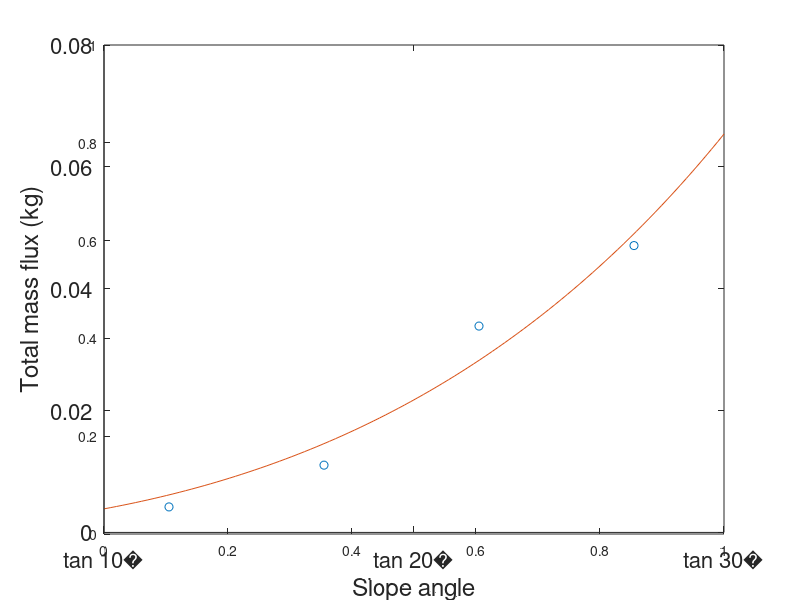

Reproduce this figure in MATLAB. (Note: this script raises an error after producing the figure.)
regolith_length = 0.278; % m;

deg_5_ini = [62.43 64.52 61.76];
deg_5_fin = [68.08 68.95 70.49];

deg_10_ini = [67.59 67.20 68.25];
deg_10_fin = [70.49 70.10 68.57];

deg_15_ini = [76.20 72.15 73.82];
deg_15_fin = [76.19 73.33 74.97];

mean_diff_5 = mean(deg_5_fin - deg_5_ini);
std_diff_5 = std(deg_5_fin - deg_5_ini);
mean_diff_10 = mean(deg_10_fin - deg_10_ini);
std_diff_10 = std(deg_10_fin - deg_10_ini);
mean_diff_15 = mean(deg_15_fin - deg_15_ini);
std_diff_15 = std(deg_15_fin - deg_15_ini);

mass_tran_5 = 0.03 * (regolith_length/2).^2 * sind((mean_diff_5))/2*1070;
mass_tran_10 = 0.03 * (regolith_length/2).^2 * sind((mean_diff_10))/2*1070;
mass_tran_15 = 0.03 * (regolith_length/2).^2 * sind((mean_diff_15))/2*1070;

mass_tran_5_sterr = 0.03 * (regolith_length/2).^2 * sind((std_diff_5))/2*1070;
mass_tran_10_sterr = 0.03 * (regolith_length/2).^2 * sind((std_diff_10))/2*1070;
mass_tran_15_sterr = 0.03 * (regolith_length/2).^2 * sind((std_diff_15))/2*1070;

clf
ang_vec = fliplr(90-mean(deg_5_ini) - (0:5:15));
mass_flux_vec = fliplr([0.44e-4*1070 mass_tran_5 mass_tran_10 mass_tran_15]);
mass_flux_vec_std =  fliplr([mass_tran_5_sterr*0.86 mass_tran_5_sterr mass_tran_10_sterr mass_tran_15_sterr]);
plot(ang_vec,mass_flux_vec,'o')
hold on
model_fun = @(b,x) b(1).*x.^(b(2));
b = nlinfit(tand(ang_vec),mass_flux_vec,model_fun,[1 1]);
plot(linspace(10,30), model_fun(b,tand(linspace(10,30))));

xlim([10 30]);
set(gca,'xtick',[10 20 30],'XTickLabel',{['tan 10',char(176)], ['tan 20',char(176)], ['tan 30',char(176)]});
set(gca,'ytick',[0:0.02:0.08])
xlabel('Slope angle');
ylabel('Total mass flux (kg)');
ax1_pos = get(gca,'Position');
set(gca,'fontsize',16)
ylim([0 0.08])
ax2 = axes('Position',ax1_pos,...
    'Color','none');
errorbar(ang_vec,mass_flux_vec,mass_flux_vec_std,'o','MarkerSize',10,'MarkerFaceColor',co(1,:))
hold on
plot(ax2,linspace(10,30), model_fun(b,tand(linspace(10,30))),'linewidth',2);
set(ax2,'xtick',ang_vec,'XAxisLocation','top','XTickLabel',...
    {['Repose-',num2str(15),char(176)],['Repose-',num2str(10),char(176)],...
    ['Repose-',num2str(5),char(176)], ['Repose']},'yticklabel',[]);
box on;
ylim([0 0.08])
legend('Data','Power law fit, 0.24 \cdot s^{2.83}','Location','northwest')
set(gca,'fontsize',18)
return
%% Craters

mass_tran_5_m2 = mass_tran_5 / 0.03 / (regolith_length/2) / 1070
mass_tran_10_m2 = mass_tran_10 / 0.03 / (regolith_length/2) / 1070
mass_tran_15_m2 = mass_tran_15 / 0.03 / (regolith_length/2) / 1070

b_m2 = nlinfit(tand(ang_vec),mass_flux_vec/ 0.03 / (regolith_length/2) ,model_fun,[1 1])

dd = 0.1;
crater_rad = 400;
Z = sphericalCrater(crater_rad, dd, 801, [0 0]); Z(Z==0) = nan;
[u,v] = gradient(Z);
U = sqrt(u.^2+v.^2); U(U<0.01) = nan;
[f,hx] = histcounts(U(:),50,'Normalization','pdf');
hx = (hx(1:end-1) + hx(2:end))/2;
% plot(hx,f)
m = model_fun(b_m2,U);

nansum(m(:))./(pi .* (crater_rad.^2 + (dd.*2.*crater_rad).^2))

% depthToDiameter * 2 * craterRadius * (1 - pow(distanceFromCraterCenter/craterRadius,2));